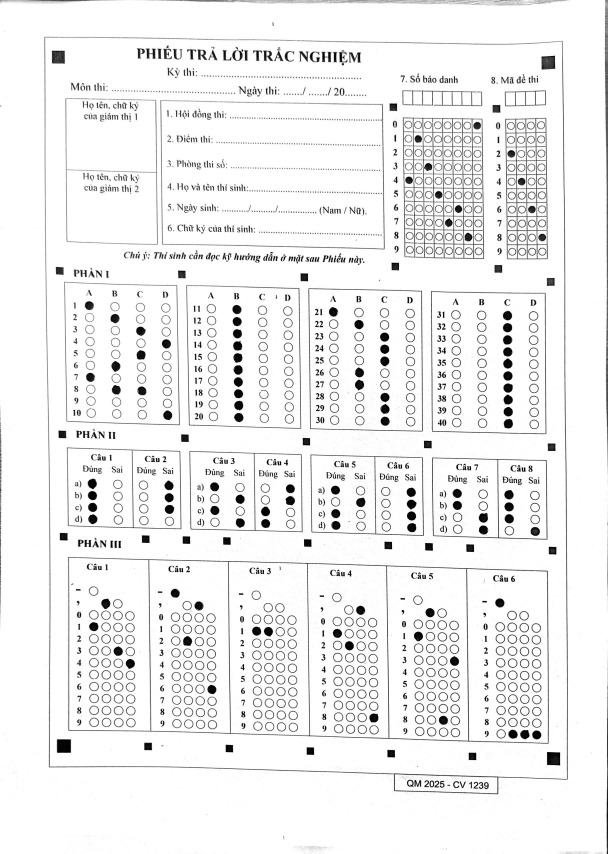
#> input picture images/nghieng.jpg, 1824 x 2560 px, found by its file name (shown at 1/3 size)
$ python test2025.py
#> lines starting #> are read from the running program, lines starting #| are printed output that depends on the picture; after the words box and inside, x2 and y2 are one past the last pixel; in counts of white or black regions, pixels touching at a corner belong together
### support2025.py
import cv2
import numpy as np
#area > 50
def rectContour(contours):
    rectCont =[]
    for contour in contours:
        area = cv2.contourArea(contour)
        if area >= 50:
            peri = cv2.arcLength(contour, True)
            approx = cv2.approxPolyDP(contour,0.04*peri,True)
            if len(approx) == 4:
                rectCont.append(contour)
    rectCont = sorted(rectCont,key= cv2.contourArea,reverse=True)
    return rectCont
# [73 lines left out: functions splitImg, restoreImg, splitImgPart3, restoreImg_Part3, splitAns, not called in this run]
def resizeImg(img,width,height):
    img = cv2.resize(img,(width,height))
    return img
# [155 lines left out: functions getPointAnswer, getPointAnswer_2025, showAnswer, countPixelPartCol, countPixelPartRows, splitMDD and 6 more, not called in this run]
def char_to_index(ch):
    if ch == '-':
        return 0
    elif ch == ',' or ch == ".":
        return 1
    else:
        return int(ch) + 2
def change_to_ans_part3(answers):
    all_indexes = []
    for ans in answers:
        indexes = [char_to_index(ch) for ch in ans]
        all_indexes.append(indexes)
    return all_indexes
# [59 lines left out: functions showAnswerPart_3, showMDD_MD, convertMDD_MD, not called in this run]


### solveImg.py
import cv2
import numpy as np
def takeImageAnswer(img,contours,indexX,indexY):
    ori_x1,ori_x2,ori_x3,ori_x4 = indexX[:4]
    x1,x2,x3,x4 = indexX[:4]
    ori_y1,ori_y2,ori_y3,ori_y4 = indexY[:4]
    y1,y2,y3,y4 = indexY[:4]
    time,a,b,c,d = 0,0,0,0,0
    step = 5
    pointContour = np.zeros((4,2))
    while(a!=1 or b!=1 or c!=1 or d!=1) and time!=10:
        for contour in contours:
            x,y,w,h = cv2.boundingRect(contour)
            if a!=1:
                x2 = ori_x2+time*step
                y2 = ori_y2+time*step
                if x1<=x<=x2 and x1<=x+w<=x2 and y1<=y<=y2 and y1<=y+h<=y2:
                    cv2.rectangle(img, (x1, y1), (x2, y2), (0, 255, 0), 2)
                    a =1
                    pointContour[0][0],pointContour[0][1] = x,y
            if c!=1:
                x2 = ori_x2+time*step
                y3 = ori_y3-time*step
                if x1<=x<=x2 and x1<=x+w<=x2 and y3<=y<=y4 and y3<=y+h<=y4:
                    cv2.rectangle(img, (x1, y3), (x2, y4), (0, 255, 0), 2)
                    c =1
                    pointContour[2][0],pointContour[2][1] = x,y
            if b!=1:
                x3 = ori_x3-time*step
                y2 = ori_y2+time*step
                if x3<=x<=x4 and x3<=x+w<=x4 and y1<=y<=y2 and y1<=y+h<=y2:
                    cv2.rectangle(img, (x3, y1), (x4, y2), (0, 255, 0), 2)
                    b =1
                    pointContour[1][0],pointContour[1][1] = x,y
            if d!=1:
                x3 = ori_x3-time*step
                y3 = ori_y3-time*step
                if x3<=x<=x4 and x3<=x+w<=x4 and y3<=y<=y4 and y3<=y+h<=y4:
                    cv2.rectangle(img, (x3, y3), (x4, y4), (0, 255, 0), 2)
                    d =1
                    pointContour[3][0],pointContour[3][1] = x,y
        time+=1
    return img,pointContour
def takeImageAfterWarp(img,contours,indexX,indexY,key):
    ori_x1,ori_x2,ori_x3,ori_x4 = indexX[:4]
    x1,x2,x3,x4 = indexX[:4]
    ori_y1,ori_y2,ori_y3,ori_y4 = indexY[:4]
    y1,y2,y3,y4 = indexY[:4]
    time = 0
    a,b,c,d = key[:4]
    step = 10
    pointContour = np.zeros((4,2))
    while(a!=1 or b!=1 or c!=1 or d!=1) and time!=10:
        for contour in contours:
            x,y,w,h = cv2.boundingRect(contour)
            if a!=1:
                x2 = ori_x2+time*step
                y2 = ori_y2+time*step
                if x1<=x<=x2 and x1<=x+w<=x2 and y1<=y<=y2 and y1<=y+h<=y2:
                    cv2.rectangle(img, (x1, y1), (x2, y2), (0, 255, 0), 2)
                    a =1
                    pointContour[0][0],pointContour[0][1] = x,y
            if c!=1:
                x2 = ori_x2+time*step
                y3 = ori_y3-time*step
                if x1<=x<=x2 and x1<=x+w<=x2 and y3<=y<=y4 and y3<=y+h<=y4:
                    cv2.rectangle(img, (x1, y3), (x2, y4), (0, 255, 0), 2)
                    c =1
                    pointContour[2][0],pointContour[2][1] = x,y
            if b!=1:
                x3 = ori_x3-time*step
                y2 = ori_y2+time*step
                if x3<=x<=x4 and x3<=x+w<=x4 and y1<=y<=y2 and y1<=y+h<=y2:
                    cv2.rectangle(img, (x3, y1), (x4, y2), (0, 255, 0), 2)
                    b =1
                    pointContour[1][0],pointContour[1][1] = x,y
            if d!=1:
                x3 = ori_x3-time*step
                y3 = ori_y3-time*step
                if x3<=x<=x4 and x3<=x+w<=x4 and y3<=y<=y4 and y3<=y+h<=y4:
                    cv2.rectangle(img, (x3, y3), (x4, y4), (0, 255, 0), 2)
                    d =1
                    pointContour[3][0],pointContour[3][1] = x,y
        time+=1
    return img,pointContour
# [41 lines left out: function takeImageMDD, not called in this run]

### test2025.py
import cv2
# import MDD as md
import support2025 as sp
import solveImg as si
import MDD2025 as mdd
import numpy as np
path = r'C:\Code VSCode\OMR\Optical_Mark_Recognition\images\nghieng.jpg'
final_ans1 = (
    [0] * 10 +  # 10 câu A
    [1] * 10 +  # 10 câu B
    [2] * 10 +  # 10 câu C
    [3] * 10   # 10 câu D
)
# Part 2: 8 câu đúng sai
# Đúng = 1, Sai = 0

final_ans2 = [
    [1,0,1,0],
    [0,0,1,1],
    [1,1,0,0],
    [0,1,0,1],
    [1,1,1,0],
    [0,0,0,1],
    [1,0,0,1],
    [1,1,0,1]
]
final_ans3 = sp.change_to_ans_part3([ '1,34','10', '12,5', '1,83', '12','-1,5'])
choices = 4
img = cv2.imread(path)
#> img is the input picture: shape (2560, 1824, 3); min 0, max 255, mean 239.4
widthImg,heightImg = 1000,1400
img = cv2.resize(img, (widthImg,heightImg))
#> img: shape (1400, 1000, 3)
imgAns = img.copy()
imgGray = cv2.cvtColor(img,cv2.COLOR_BGR2GRAY)
#Gray
imgGray = cv2.cvtColor(img,cv2.COLOR_BGR2GRAY)
# Blur
imgBlur = cv2.GaussianBlur(imgGray, (5,5), 1)
#threshold
imgThresh = cv2.threshold(imgBlur,135,255,cv2.THRESH_BINARY_INV)[1]
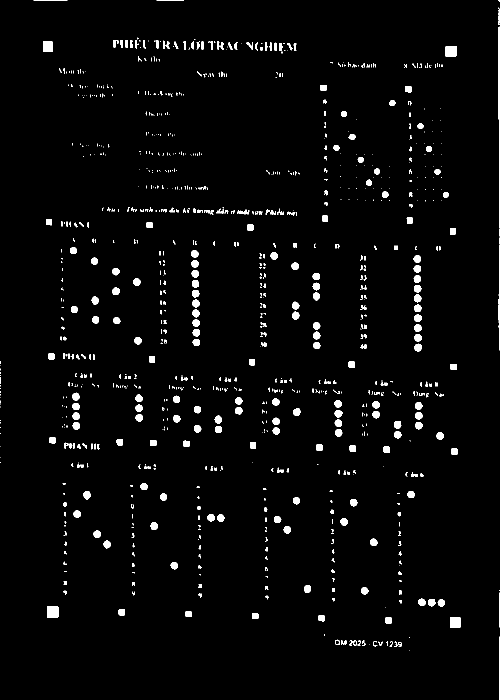
#> imgThresh: shape (1400, 1000) (shown at 1/2 size); 2.7% white; 1025 white regions (667 under 20 px), largest, box (x1, y1, x2, y2) and area: (996, 53, 1000, 457) 980, (94, 1213, 117, 1235) 504, (891, 92, 913, 114) 461
#cv2.imshow("thresh",imgThresh)
#cv2.namedWindow("original", cv2.WINDOW_NORMAL)
#cv2.imshow("original",img)
# Canny
imgCanny = cv2.Canny(imgBlur, 50, 150)
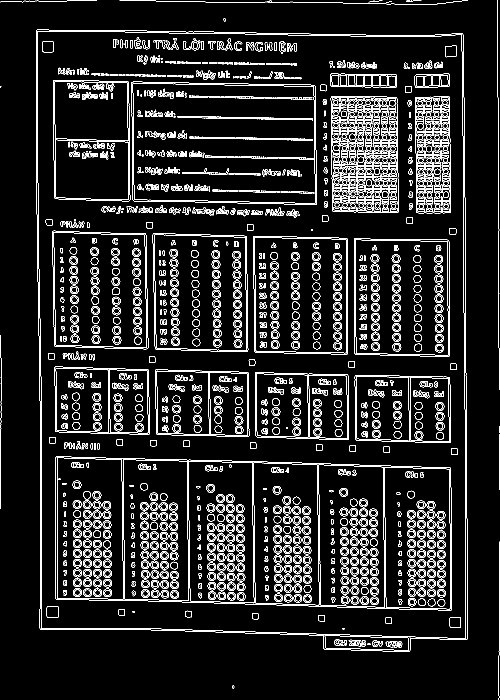
#> imgCanny: shape (1400, 1000) (shown at 1/2 size); 9% white in thin lines or dots
#cv2.imshow("Canny",imgCanny)
#contour
contours,h = cv2.findContours(imgCanny,cv2.RETR_TREE,cv2.CHAIN_APPROX_SIMPLE)
#> contours = 4380 contours, 1403 with area under 20; largest, box (x1, y1, x2, y2) and area: (72, 59, 935, 1304) 1031260, (72, 59, 935, 1304) 1031254, (74, 62, 932, 1278) 1015624, (74, 62, 932, 1278) 1015616, (111, 913, 904, 1221) 225522
#loc ra contours tu giac area > 50
contours = sp.rectContour(contours)
#> the loop in rectContour, `for contour in contours:` made 4380 passes
#> (area, peri, approx) on passes 9, 10, 11, 12, 41, 42: (1031260, 4198.7, [[72, 60], [80, 1259], [933, 1279], [925, 66]]), (1031254, 4196.3, [[74, 59], [925, 67], [932, 1279], [80, 1258]]), (4139.5, 391.7, [[649, 1271], [652, 1296], [817, 1300], [815, 1275]]), (4135, 386.3, [[649, 1273], [815, 1275], [817, 1299], [652, 1296]]), (1015623.5, 4128.4, [[75, 62], [82, 1256], [931, 1277], [923, 69]]), (1015616.5, 4123.6, [[76, 62], [923, 70], [930, 1277], [82, 1255]])
#> after the loop in rectContour, `for contour in contours:`: rectCont = 177 contours; largest, box (x1, y1, x2, y2) and area: (72, 59, 935, 1304) 1031260, (72, 59, 935, 1304) 1031254, (74, 62, 932, 1278) 1015624, (74, 62, 932, 1278) 1015616, (111, 913, 904, 1221) 225522
#> contours has the same summary as rectCont in rectContour
#cv2.drawContours(img, contours, -1, (0,255,0), 2)
#part1
imgCopy = img.copy()
imgCopy ,pointContour = si.takeImageAnswer(imgCopy,contours,[50,150,930,970],[400,450,1200,1300])
#> after the loop in takeImageAnswer, `while(a!=1 or b!=1 or c!=1 or d!=1) and time!=10:`: a = 1; pointContour = [[91, 438], [899, 456], [93, 1213], [899, 1234]]; time = 8; x2 = 155; x3 = 895; y2 = 485; y3 = 1165
#> pointContour = [[91, 438], [899, 456], [93, 1213], [899, 1234]]
#cv2.namedWindow("first",cv2.WINDOW_NORMAL)
#cv2.imshow("part1",imgCopy)
p1_x1 = int(pointContour[0][0])
#> p1_x1 = 91
p1_y1 = int(pointContour[0][1])
#> p1_y1 = 438

p1_x2 = int(pointContour[3][0]) + 50
#> p1_x2 = 949
p1_y2 = int(pointContour[3][1]) + 50
#> p1_y2 = 1284
imgPart = imgCopy[p1_y1:p1_y2,p1_x1:p1_x2]
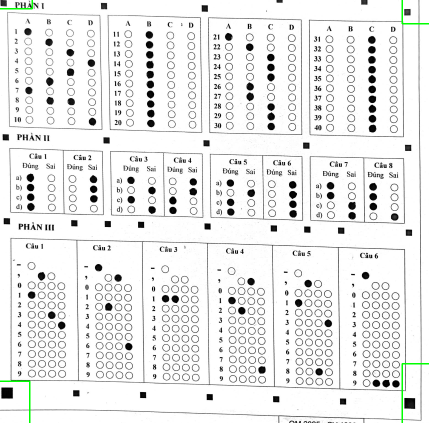
#> imgPart: shape (846, 858, 3) (shown at 1/2 size); mean B, G, R 234.1, 234.6, 234.1
#cv2.imshow("first",imgPart)

pt1 = np.float32([pointContour[0], pointContour[1], pointContour[2], pointContour[3]])
#> pt1 = [[91, 438], [899, 456], [93, 1213], [899, 1234]]
pt2 = np.float32([[0, 0], [widthImg, 0], [0, heightImg], [widthImg, heightImg]])
matrix = cv2.getPerspectiveTransform(pt1, pt2)
#> matrix = [[1.24, -0.0032, -111.6], [-0.0401, 1.8, -784.9], [4.94e-06, -3.2e-06, 1]]
imgWarpColored = cv2.warpPerspective(imgAns, matrix, (widthImg, heightImg))
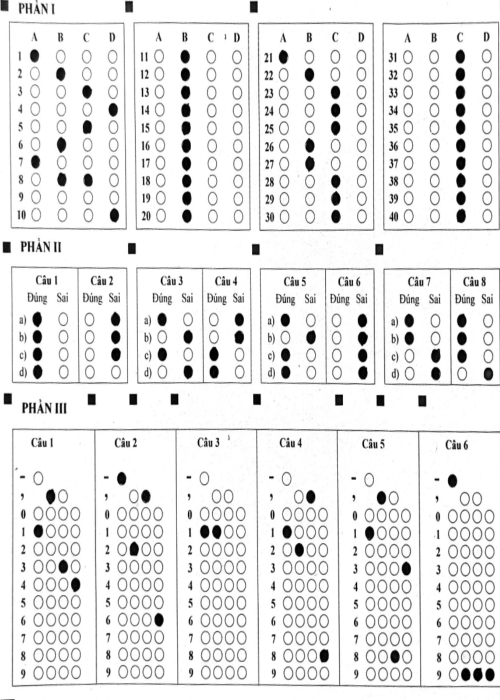
#> imgWarpColored: shape (1400, 1000, 3) (shown at 1/2 size); min 0, max 255, mean 233.2
height_warp,width_warp = imgWarpColored.shape[:2]
#Gray
imgGray_1 = cv2.cvtColor(imgWarpColored,cv2.COLOR_BGR2GRAY)
# Blur
imgBlur_1 = cv2.GaussianBlur(imgGray_1, (5,5), 1)
# Canny
imgCanny_1 = cv2.Canny(imgBlur_1, 50, 150)
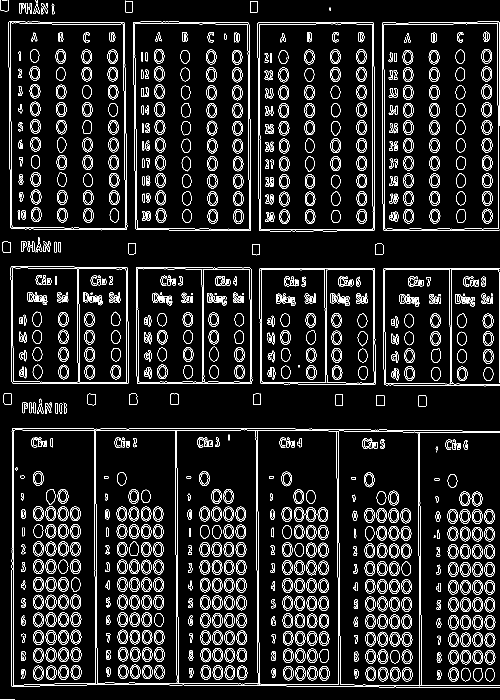
#> imgCanny_1: shape (1400, 1000) (shown at 1/2 size); 8.4% white in thin lines or dots
#contour
contours_1,h_1 = cv2.findContours(imgCanny_1,cv2.RETR_TREE,cv2.CHAIN_APPROX_SIMPLE)
#> contours_1 = 2606 contours, 366 with area under 20; largest, box (x1, y1, x2, y2) and area: (23, 856, 1000, 1376) 247530, (515, 44, 750, 463) 96447, (17, 42, 255, 461) 96294, (17, 42, 255, 461) 96289, (266, 43, 502, 462) 96194; h_1 = 2606 rows, first 6: [1, -1, -1, -1], [4, 0, 2, -1], [-1, -1, 3, 1], [-1, -1, -1, 2], [8, 1, 5, -1], [-1, -1, 6, 4]
#loc ra contours tu giac area > 50
contours_1 = sp.rectContour(contours_1)
#> the loop in rectContour (call 2), `for contour in contours:` made 2606 passes
#> (area, peri) on passes 2, 3, 5, 6, 9, 10, 11, 12: (111.5, 51.21), (99, 63.11), (108.5, 48.38), (98, 46.63), (111, 51.8), (97, 79.11), (375, 75.11), (361, 72.77)
#> after the loop in rectContour (call 2), `for contour in contours:`: rectCont = 152 contours; largest, box (x1, y1, x2, y2) and area: (515, 44, 750, 463) 96447, (17, 42, 255, 461) 96294, (17, 42, 255, 461) 96289, (266, 43, 502, 462) 96194, (266, 43, 502, 462) 96189
#> contours_1 has the same summary as rectCont in rectContour
#cv2.namedWindow("blank", cv2.WINDOW_NORMAL)
#cv2.imshow('blank', imgWarpColored)
imgPart_1_original = imgWarpColored.copy()
imgPart_2_original = imgWarpColored.copy()
imgPart_3_original = imgWarpColored.copy()
imgPart_1_original,pointContour_1 = si.takeImageAfterWarp(imgPart_1_original,contours_1,[0,20,0,0],[0,50,500,550],[0,1,0,1])
#> after the loop in takeImageAfterWarp, `while(a!=1 or b!=1 or c!=1 or d!=1) and time!=10:`: a = 1; pointContour = [[59, 6], [0, 0], [5, 483], [0, 0]]; time = 6; x2 = 70; x3 = 0; y2 = 100; y3 = 480
#> pointContour_1 = [[59, 6], [0, 0], [5, 483], [0, 0]]
imgPart_2_original,pointContour_2 = si.takeImageAfterWarp(imgPart_2_original,contours_1,[0,20,0,0],[450,520,800,840],[0,1,0,1])
#> pointContour_2 = [[5, 483], [0, 0], [58, 805], [0, 0]]
p1_x1,p1_y1 = int(pointContour_1[3][0]), int(pointContour_1[0][1]) +10
#> p1_x1 = 0; p1_y1 = 16
p1_y2 =int(pointContour_1[2][1]) +10
#> p1_y2 = 493
part_1 = imgWarpColored[p1_y1:p1_y2,p1_x1:int(width_warp)]
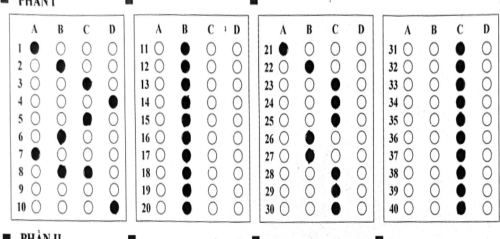
#> part_1: shape (477, 1000, 3) (shown at 1/2 size); min 0, max 255, mean 233.6
#cv2.imshow("part_1",part_1)
#cv2.namedWindow("p1", #cv2.WINDOW_NORMAL)
#cv2.imshow("p1",imgPart_1_original)

p2_x1,p2_y1 = int(pointContour_2[3][0]) +5 , int(pointContour_2[0][1]) + 20
#> p2_x1 = 5; p2_y1 = 503
p2_y2 =int(pointContour_2[2][1]) - 20
#> p2_y2 = 785
part_2 = imgWarpColored[p2_y1:p2_y2,p2_x1:int(width_warp)]
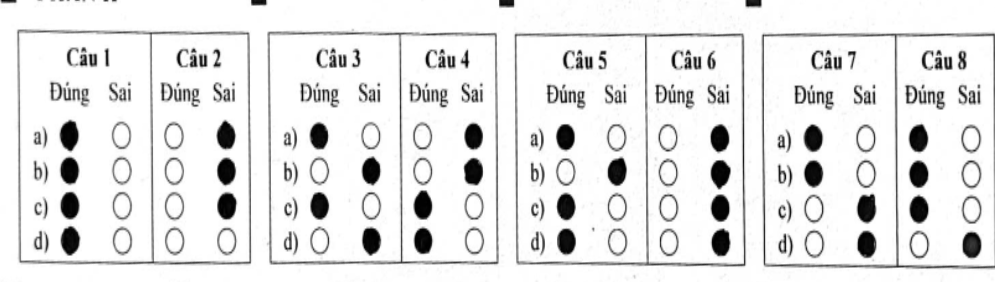
#> part_2: shape (282, 995, 3); min 0, max 255, mean 229.1
cv2.namedWindow("part_2", cv2.WINDOW_NORMAL)
#cv2.imshow("p2",imgPart_2_original)
cv2.imshow("part_2",part_2)

if cv2.waitKey(0) == ord('x'):
#> (key x is pressed here)
    cv2.destroyAllWindows()

$ run again, with images/2020.jpg copied over images/nghieng.jpg
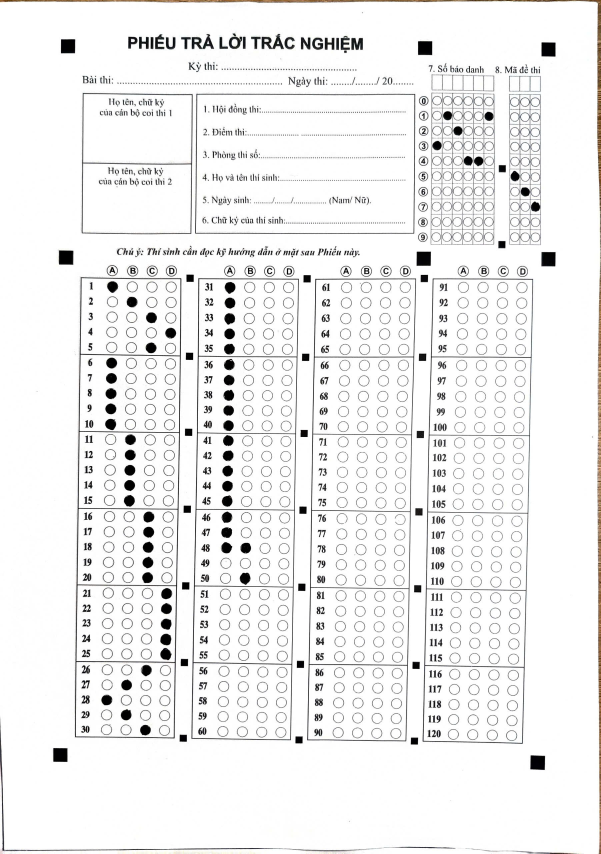
#> input picture images/2020.jpg, 1801 x 2560 px, found by its file name (shown at 1/3 size)
#> img is the input picture: shape (2560, 1801, 3); mean B, G, R 239.3, 239.5, 239.6
#> `imgThresh = cv2.threshold(imgBlur,135,255,cv2.THRESH_BINARY_INV)[1]`:
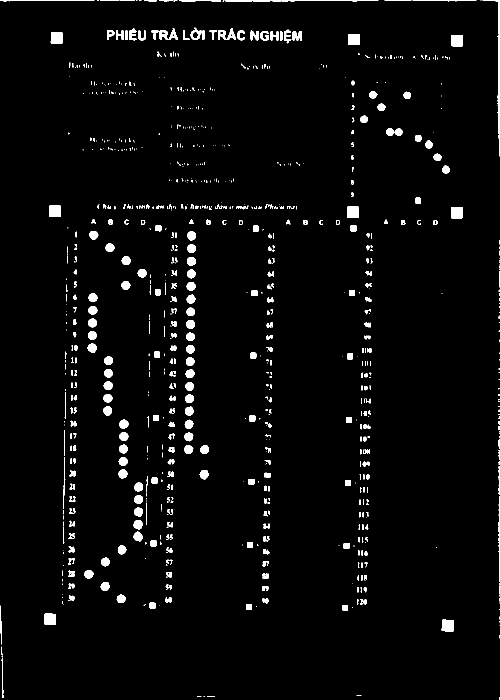
#> imgThresh: shape (1400, 1000) (shown at 1/2 size); 3.1% white; 866 white regions (496 under 20 px), largest, box (x1, y1, x2, y2) and area: (449, 0, 757, 4) 742, (883, 1239, 908, 1263) 554, (995, 148, 1000, 313) 549
#> imgCanny: shape (1400, 1000); 9.2% white in thin lines or dots
#> `contours,h = cv2.findContours(imgCanny,cv2.RETR_TREE,cv2.CHAIN_APPROX_..`: contours = 3814 contours, 1037 with area under 20; largest, box (x1, y1, x2, y2) and area: (703, 456, 889, 1221) 128898, (124, 454, 303, 1212) 127666, (511, 456, 694, 1217) 127112, (318, 455, 499, 1216) 126599, (324, 153, 693, 385) 84486
#> the loop in rectContour, `for contour in contours:` made 3814 passes
#> (area, peri, approx) on passes 3 to 8: (543.5, 93.07, [[884, 1239], [883, 1261], [907, 1262], [907, 1240]]), (541.5, 90.73, [[884, 1240], [906, 1240], [907, 1261], [885, 1262]]), (521, 89.66, [[89, 1227], [89, 1249], [111, 1249], [112, 1228]]), (518, 87.31, [[89, 1228], [110, 1227], [112, 1247], [90, 1249]]), (126, 43.66, [[685, 1210], [684, 1220], [695, 1221], [695, 1210]]), (123, 41.31, [[686, 1210], [696, 1212], [694, 1221], [684, 1219]])
#> after the loop in rectContour, `for contour in contours:`: rectCont = 154 contours; largest, box (x1, y1, x2, y2) and area: (703, 456, 889, 1221) 128898, (124, 454, 303, 1212) 127666, (511, 456, 694, 1217) 127112, (318, 455, 499, 1216) 126599, (324, 153, 693, 385) 84486
#> `contours = sp.rectContour(contours)`: contours has the same summary as rectCont in rectContour
#> after the loop in takeImageAnswer, `while(a!=1 or b!=1 or c!=1 or d!=1) and time!=10:`: a = 1; d = 0; pointContour = [[98, 410], [901, 413], [88, 1227], [0, 0]]; time = 10; x2 = 150; x3 = 885; y2 = 480; y3 = 1155
#> `imgCopy ,pointContour = si.takeImageAnswer(imgCopy,contours,[50,150,93..`: pointContour = [[98, 410], [901, 413], [88, 1227], [0, 0]]
#> `p1_x1 = int(pointContour[0][0])`: p1_x1 = 98
#> `p1_y1 = int(pointContour[0][1])`: p1_y1 = 410
#> p1_x2 = 50
#> imgPart = empty array
#> pt1 = [[98, 410], [901, 413], [88, 1227], [0, 0]]
#> matrix = [[-9.71, -0.119, 1000], [0.0128, -3.42, 1400], [-0.00894, -0.0018, 1]]
#> imgCanny_1: shape (1400, 1000); 4.4% white in thin lines or dots
#> `contours_1,h_1 = cv2.findContours(imgCanny_1,cv2.RETR_TREE,cv2.CHAIN_A..`: contours_1 = 1478 contours, 863 with area under 20; largest, box (x1, y1, x2, y2) and area: (559, 56, 618, 100) 1818, (529, 164, 588, 207) 1501, (546, 114, 602, 157) 1478, (529, 164, 588, 207) 1452, (546, 114, 602, 157) 1432; h_1 = 1478 rows, first 6: [1, -1, -1, -1], [2, 0, -1, -1], [3, 1, -1, -1], [4, 2, -1, -1], [5, 3, -1, -1], [6, 4, -1, -1]
#> the loop in rectContour (call 2), `for contour in contours:` made 1478 passes
#> (area, peri, approx) on passes 2, 12, 15, 18, 20, 23, 29, 33: (198, 710.5, [[107, 1260], [2, 1399]]), (193, 175.4, [[235, 1081], [190, 1141]]), (75, 67.74, [[235, 1082], [217, 1107]]), (236.5, 202.6, [[238, 1066], [194, 1128]]), (104.5, 77.64, [[216, 1095], [196, 1124]]), (94, 336.4, [[242, 1049], [196, 1111]]), (74, 275.1, [[246, 1032], [200, 1095]]), (82.5, 266.9, [[248, 1019], [179, 1096]])
#> after the loop in rectContour (call 2), `for contour in contours:`: rectCont = 126 contours; largest, box (x1, y1, x2, y2) and area: (514, 213, 572, 257) 1421, (514, 213, 572, 257) 1370, (499, 258, 559, 303) 1342, (534, 168, 583, 203) 982, (534, 168, 583, 203) 942
#> `contours_1 = sp.rectContour(contours_1)`: contours_1 has the same summary as rectCont in rectContour
#> after the loop in takeImageAfterWarp, `while(a!=1 or b!=1 or c!=1 or d!=1) and time!=10:`: a = 0; b = 1; c = 0; d = 1; pointContour = [[0, 0], [0, 0], [0, 0], [0, 0]]; time = 10; x2 = 110; x3 = 0; y2 = 140; y3 = 410
#> pointContour_1 = [[0, 0], [0, 0], [0, 0], [0, 0]]
#> `p1_x1,p1_y1 = int(pointContour_1[3][0]), int(pointContour_1[0][1]) +10`: p1_x1 = 0; p1_y1 = 10
#> part_1 = empty array
#> p2_x1 = 5; p2_y1 = 20
#> p2_y2 = -20
#> `part_2 = imgWarpColored[p2_y1:p2_y2,p2_x1:int(width_warp)]`:
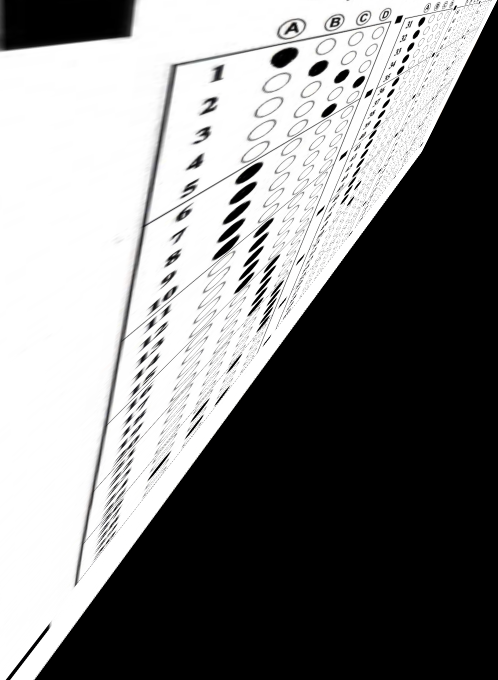
#> part_2: shape (1360, 995, 3) (shown at 1/2 size); mean B, G, R 129.8, 129.8, 129.8
